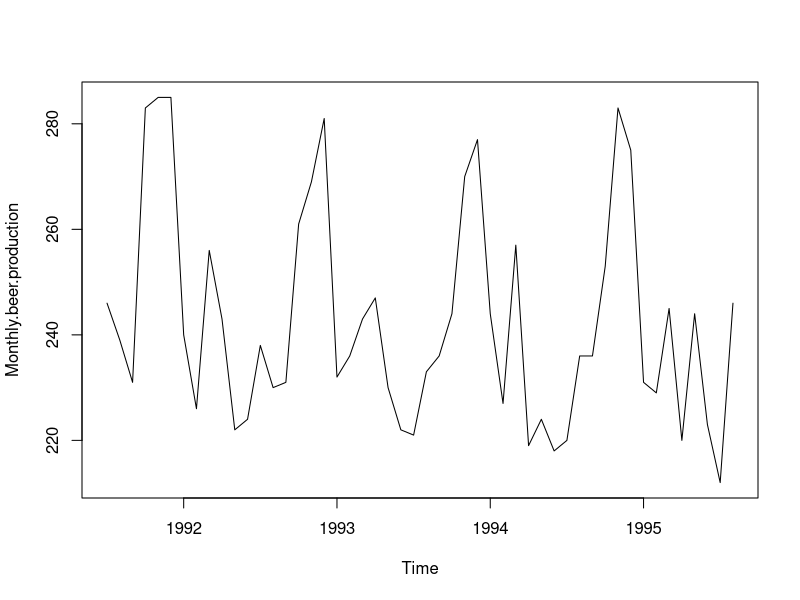
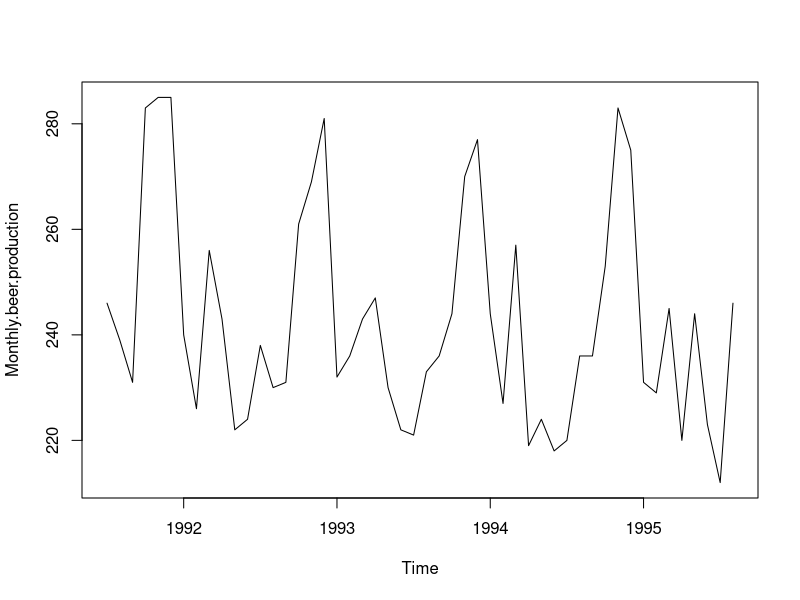
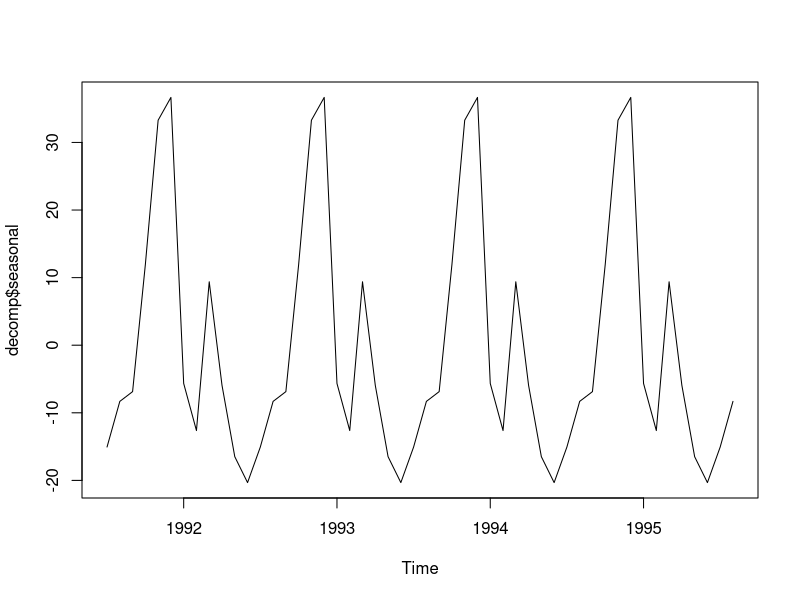
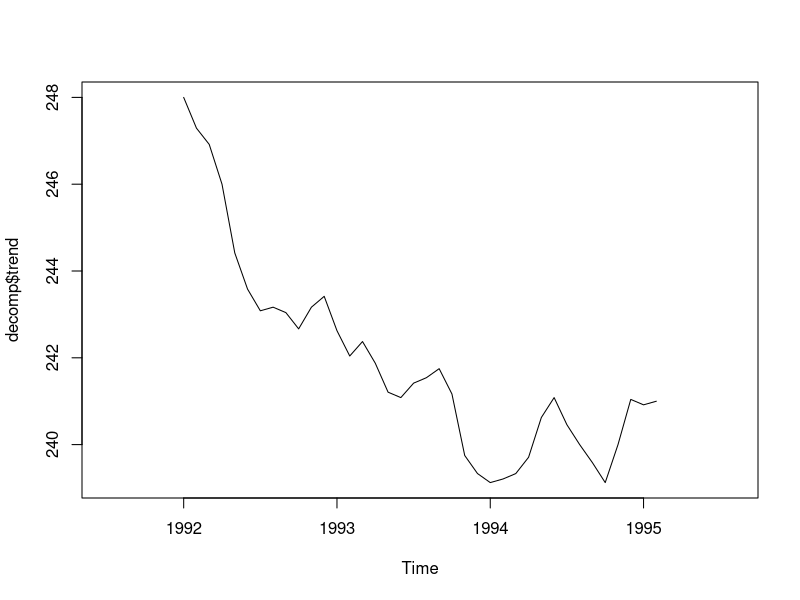
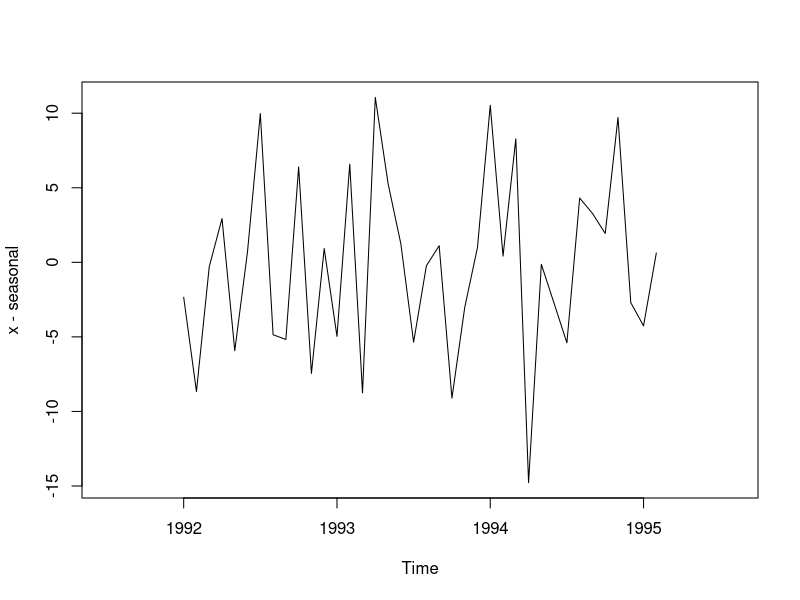
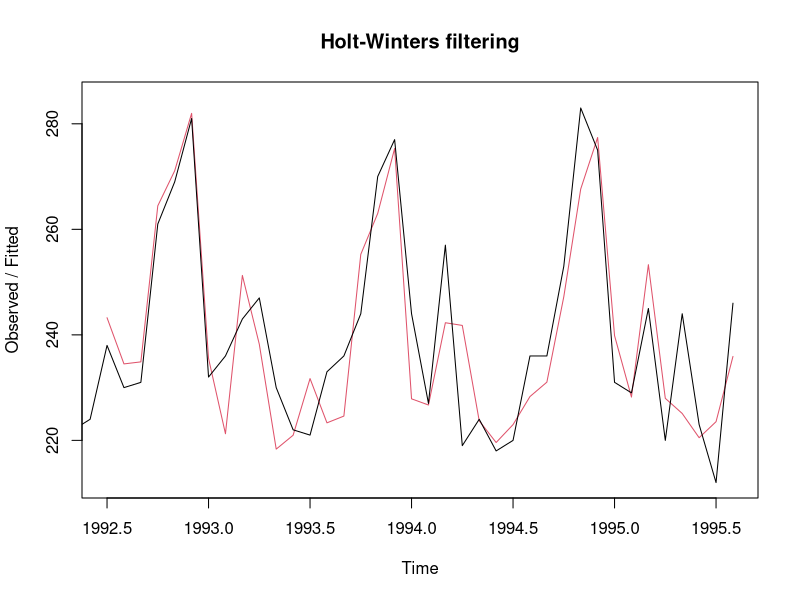
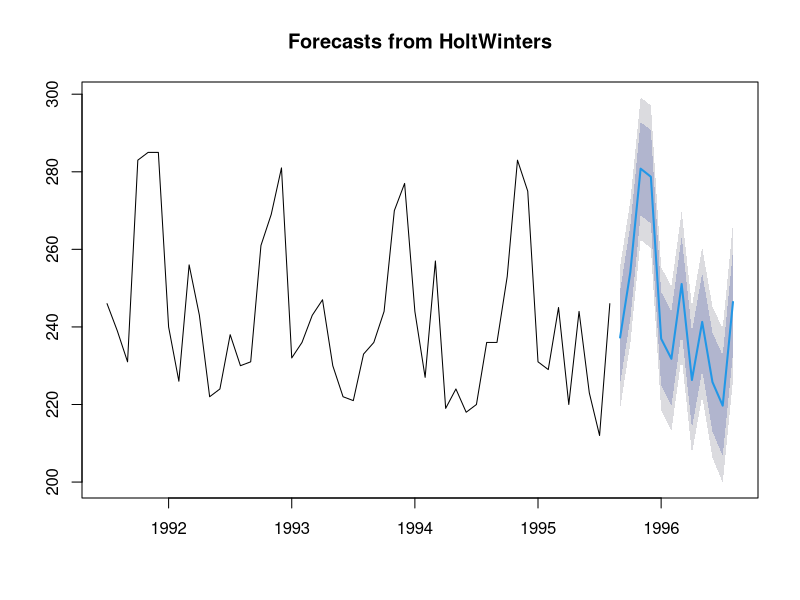
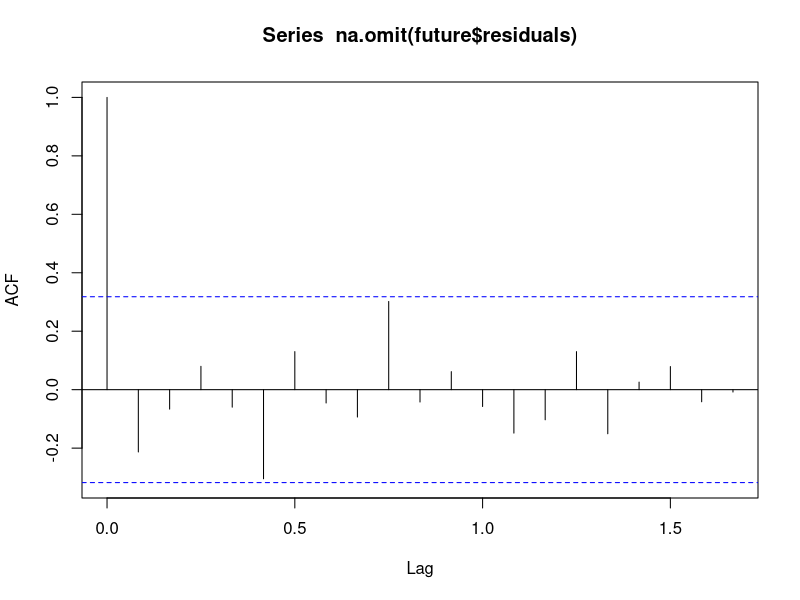

The R script that drew these images, in order:
## ---- chunk 1
library(readxl)
dane<-read_excel("dane.xlsx",col_types = c("text", "numeric"))
head(dane)
library(forecast)
library(tseries)
library(fBasics)
library(timeSeries)
library(lmtest)
library(TTR)
## ---- chunk 2
table <- data.frame(dane)
X <- ts(table[2], start = c(1991,7),frequency = 12)
plot.ts(X)
## ---- chunk 3
stac <-adf.test(X,alternative = "stationary",k = 2)
ifelse(stac$p.value<0.05,"Szereg jest stacjonarny","Szereg jest niestacjonarny")

explo <-adf.test(X,alternative = "explosive",k = 2)
ifelse(explo$p.value<0.05,"Szereg jest eksplozywny","Szereg jest nieeksplozywny")

## ---- chunk 4
trend <- kpss.test(X,null="Trend",lshort = TRUE)
ifelse(trend$p.value<0.05,"Szereg ma trend","Szereg nie ma trendu")
## ---- chunk 5
basic<-basicStats(X,ci=0.95)
basic
## ---- chunk 6
plot(X)
## ---- chunk 7
decomp <- decompose(X,type="additive",filter = NULL)
## ---- chunk 8
plot(decomp$seasonal)
## ---- chunk 9
plot(decomp$trend)
## ---- chunk 10
plot(decomp$random)
## ---- chunk 11
X2 <- HoltWinters(X,seasonal = "additive")
plot(X2)
## ---- chunk 12
future <- forecast(X2,h=12)
plot(future)
## ---- chunk 13
acf(na.omit(future$residuals), lag.max=20)

box_test<-Box.test(future$residuals, lag=20, type="Ljung-Box")
ifelse(box_test$p.value<0.05,"Istotna autokorelacja w błędzie","zerowa autokorelacja w błędzie")
